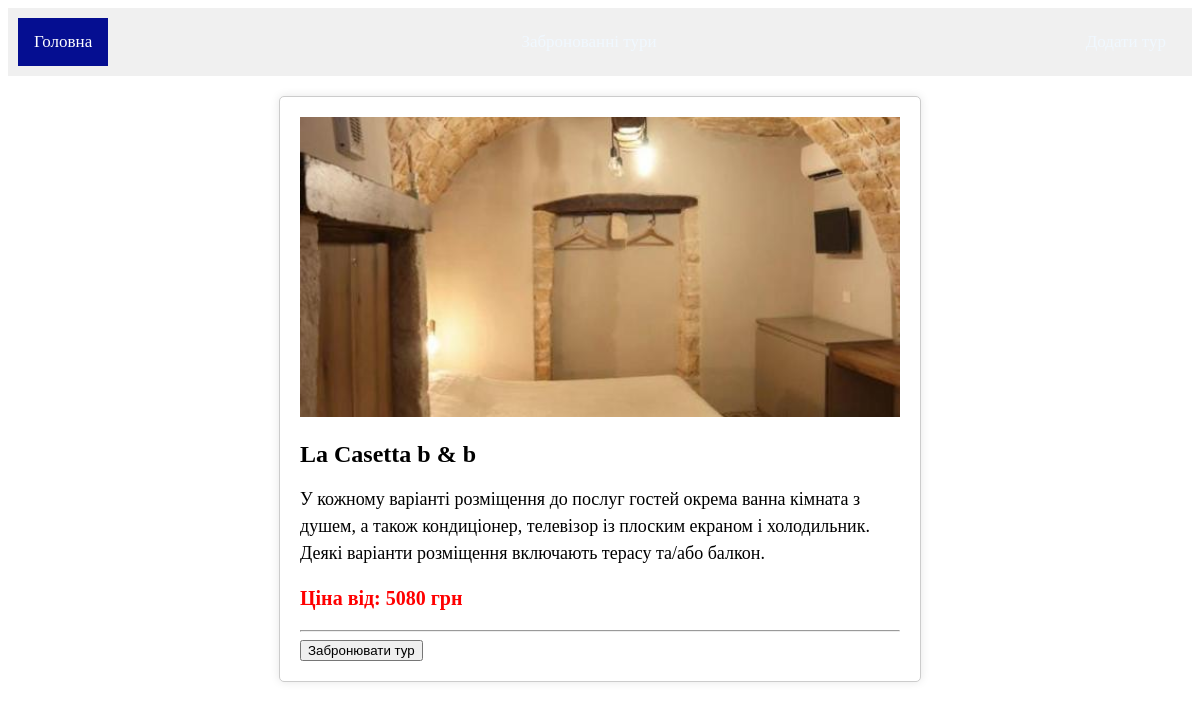
The page /1 on the database its author committed.
### tables this page shows
CREATE TABLE posts (
                id INTEGER PRIMARY KEY,
                photo TEXT NOT NULL,
                name TEXT NOT NULL,
                description TEXT NOT NULL,
                price TEXT NOT NULL);

### main.py (the view)
@app.route("/<int:tour_id>")
def tours(tour_id):
    tour = get_post(tour_id)
    return render_template("tours.html", tour=tour)

### main.py (called while the page is built)
def get_post(tour_id):
    try:
        with sqlite3.connect(DATABASE) as conn:
            tour = conn.execute("SELECT * FROM posts WHERE ID = ?", (tour_id,)).fetchone()
        if tour is None:
            abort(404)
        return tour
    except sqlite3.Error as e:
        print(f"SQLite error: {e}")
        return None

### templates/tours.html (shortened to what this page needs)
<!DOCTYPE html>
<html lang="en">
<head>
    <link rel="stylesheet" href="{{ url_for('static', filename='style.css') }}">
</head>
<body>
<div class="container">
    <a class="active" href="/">Головна</a>
    <a href="/forbidden_tours">Забронованні тури</a>
    <a href="/add_tours">Додати тур</a>
</div>
<div class="tour-details">
    <img src="{{ url_for('uploaded_file', filename=tour[1]) }}" class="card-img-top" alt="Tour Image">
    <h2 class="card-title">{{ tour[2] }}</h2>
    <p class="card-text">{{ tour[3] }}</p>
    <p class="card-price">Ціна від: {{ tour[4] }} грн</p>
    <hr>
    <form action="{{ url_for('save_tour', tour_id=tour[0]) }}" method="POST">
        <input type="submit" value="Забронювати тур" class="btn-primary btn-sn" onclick="return confirm('Ви впевнені, що хочете забронювати цей тур?')">
    </form>
</div>
</body>
</html>

### static/style.css (style rules this page uses)
.container { overflow: hidden; background-color: rgb(13, 86, 242); }
.container a { float: left; color: aliceblue; text-align: center; padding: 14px 16px; text-decoration: none; font-size: 17px; }
.container a.active { background-color: rgb(5, 14, 145); color: white; }

### templates/tours.html (style rules this page uses)
.container { display: flex; justify-content: space-between; padding: 10px; background-color: #f0f0f0; }
.tour-details { max-width: 600px; margin: 20px auto; padding: 20px; background-color: #fff; border: 1px solid #ccc; border-radius: 5px; box-shadow: 0 0 10px rgba(0, 0, 0, 0.1); }
.card-img-top { width: 100%; height: 300px; object-fit: cover; }
.card-title { font-size: 24px; font-weight: bold; margin-bottom: 10px; }
.card-text { font-size: 18px; line-height: 1.5; }
.card-price { font-size: 20px; font-weight: bold; color: #ff0000; }

### rows shown on the page
posts: photo (picture), name "La Casetta b & b", description "У кожному варіанті розміщення до послуг гостей окрема ванна кімната з душем, а також кондиціонер, телевізор із плоским екраном і холодильник. Деякі варіанти розміщення включають терасу та/або балкон.", price "5080"
